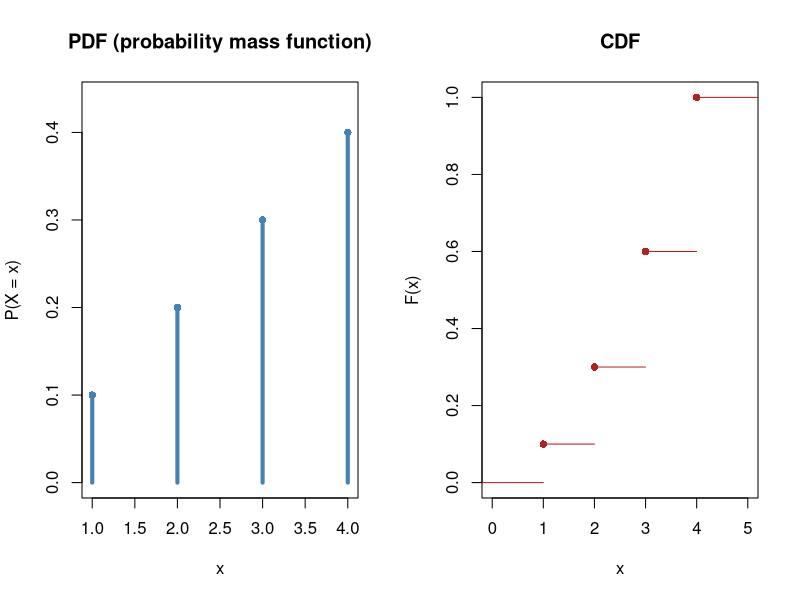
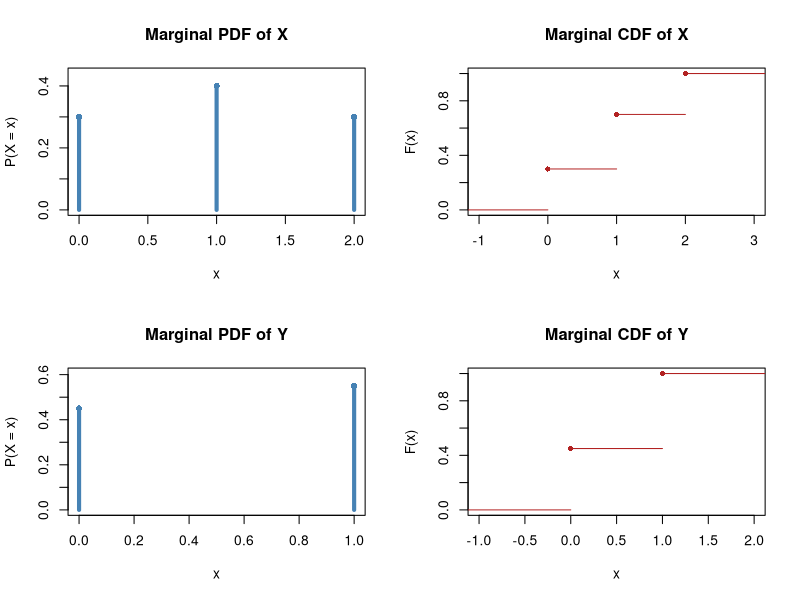
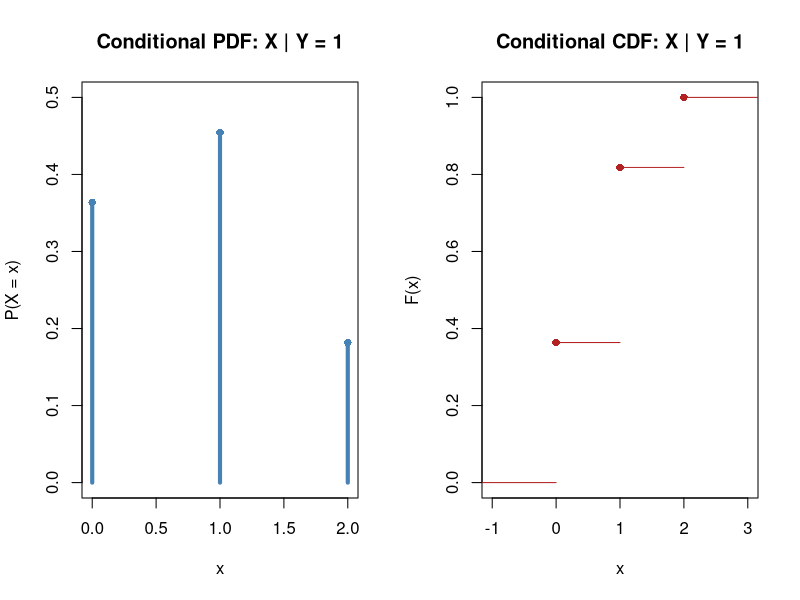

R code for these plots, in order: (Note: this script raises an error after producing the figures.)
## ---- chunk 1
knitr::opts_chunk$set(echo = TRUE, message = FALSE, warning = FALSE, fig.width = 8, fig.height = 4)
set.seed(2024)
TOL <- 1e-8
## ---- chunk 2
# Parse "0.2, 0.3 0.5" or "20%, 30%, 50%" into proportions
parse_probs <- function(txt) {
  parts <- strsplit(trimws(txt), "[,;[:space:]]+")[[1]]
  parts <- parts[parts != ""]
  is_pct <- grepl("%", parts, fixed = TRUE)
  vals <- suppressWarnings(as.numeric(sub("%", "", parts, fixed = TRUE)))
  vals[is_pct] <- vals[is_pct] / 100
  vals
}

# Returns "" if valid, otherwise a message explaining the problem
validate_vector <- function(v, lo, hi, total, n = 3) {
  if (length(v) != n || any(is.na(v))) return(sprintf("Enter exactly %d numeric values.", n))
  if (any(v < lo - TOL | v > hi + TOL)) return(sprintf("Every value must lie in [%g, %g].", lo, hi))
  if (abs(sum(v) - total) > TOL) return(sprintf("Values sum to %.6f but must sum to %g.", sum(v), total))
  ""
}

# Core calculation
defect_probability <- function(x, y) {
  joint <- x * y
  p_def <- sum(joint)
  list(p_defective = p_def, joint = joint, posterior = joint / p_def)
}
## ---- chunk 3
tests <- list(
  "x out of range (0.50, 0.30, 0.20)" = list(parse_probs("0.50, 0.30, 0.20"), 0.10, 0.40, 1),
  "x does not sum to 1 (0.2, 0.3, 0.4)" = list(parse_probs("0.2, 0.3, 0.4"), 0.10, 0.40, 1),
  "y out of range (0.06, 0.03, 0.03)"   = list(parse_probs("0.06, 0.03, 0.03"), 0.01, 0.05, 0.12),
  "y does not sum to 0.12 (1%, 2%, 3%)"  = list(parse_probs("1%, 2%, 3%"), 0.01, 0.05, 0.12),
  "valid x (25%, 35%, 40%)"             = list(parse_probs("25%, 35%, 40%"), 0.10, 0.40, 1)
)
for (nm in names(tests)) {
  t <- tests[[nm]]
  msg <- validate_vector(t[[1]], t[[2]], t[[3]], t[[4]])
  cat(sprintf("%-40s -> %s\n", nm, ifelse(msg == "", "VALID", msg)))
}
## ---- chunk 4
x <- c(0.25, 0.35, 0.40)
y <- c(0.03, 0.04, 0.05)
stopifnot(validate_vector(x, 0.10, 0.40, 1) == "", validate_vector(y, 0.01, 0.05, 0.12) == "")
res <- defect_probability(x, y)

knitr::kable(data.frame(
  Factory = paste("Factory", 1:3),
  `Proportion x` = x, `Defect rate y` = y,
  `x * y` = res$joint,
  `P(Factory | Defect)` = round(res$posterior, 4),
  check.names = FALSE
))
cat(sprintf("P(defective) = %.4f (%.2f%%)\n", res$p_defective, 100 * res$p_defective))
## ---- chunk 5
parse_nums <- function(txt) {
  parts <- strsplit(trimws(txt), "[,;[:space:]]+")[[1]]
  parts <- parts[parts != ""]
  v <- suppressWarnings(as.numeric(parts))
  if (length(parts) == 0 || any(is.na(v))) stop("Please enter numeric values only (separated by commas or spaces).")
  v
}

check_probs <- function(p, label = "Probabilities") {
  if (any(p < 0 | p > 1)) stop(sprintf("%s must all lie in [0, 1].", label))
  if (abs(sum(p) - 1) > 1e-6) stop(sprintf("%s must sum to 1 (they currently sum to %.6f).", label, sum(p)))
  invisible(TRUE)
}

make_pmf <- function(x, p, label = "Probabilities") {
  if (length(x) != length(p)) stop(sprintf("Number of values (%d) and probabilities (%d) differ.", length(x), length(p)))
  if (anyDuplicated(x)) stop("Values must be distinct.")
  check_probs(p, label)
  o <- order(x)
  list(x = x[o], p = p[o])
}

pmf_stats <- function(d) {
  m <- sum(d$x * d$p)
  v <- sum((d$x - m)^2 * d$p)
  list(mean = m, var = v, sd = sqrt(v))
}

plot_pmf <- function(d, main) {
  plot(d$x, d$p, type = "h", lwd = 4, col = "steelblue", ylim = c(0, max(d$p) * 1.1),
       xlab = "x", ylab = "P(X = x)", main = main)
  points(d$x, d$p, pch = 16, col = "steelblue")
}

plot_cdf <- function(d, main) {
  plot(stepfun(d$x, c(0, cumsum(d$p))), verticals = FALSE, pch = 16, col = "firebrick",
       xlim = range(d$x) + c(-1, 1), ylim = c(0, 1), xlab = "x", ylab = "F(x)", main = main)
}

# Joint table: one row per line (rows = X values), columns = Y values
parse_joint <- function(txt, nx, ny) {
  lines <- strsplit(trimws(txt), "\n")[[1]]
  lines <- lines[nzchar(trimws(lines))]
  rows <- lapply(lines, parse_nums)
  if (length(rows) != nx) stop(sprintf("Joint table needs %d rows; found %d.", nx, length(rows)))
  if (any(vapply(rows, length, 1L) != ny)) stop(sprintf("Every row needs %d entries.", ny))
  do.call(rbind, rows)
}

# Build the full bivariate object: joint, marginals
make_bivariate <- function(x, y, J) {
  if (anyDuplicated(x) || anyDuplicated(y)) stop("X values must be distinct, and Y values must be distinct.")
  check_probs(as.vector(J), "Joint probabilities")
  ox <- order(x); oy <- order(y)
  x <- x[ox]; y <- y[oy]; J <- J[ox, oy, drop = FALSE]
  dimnames(J) <- list(paste0("x=", x), paste0("y=", y))
  list(x = x, y = y, J = J, mx = list(x = x, p = rowSums(J)), my = list(x = y, p = colSums(J)))
}

# Conditional distribution of X | Y = v  (type "XgY")  or  Y | X = v  (type "YgX")
conditional <- function(b, type, v) {
  if (type == "XgY") {
    j <- match(v, b$y); if (is.na(j)) stop("Conditioning value not found among Y values.")
    if (b$my$p[j] == 0) stop("P(Y = y) = 0, conditional distribution undefined.")
    list(dist = list(x = b$x, p = b$J[, j] / b$my$p[j]), lab = sprintf("X | Y = %g", v))
  } else {
    i <- match(v, b$x); if (is.na(i)) stop("Conditioning value not found among X values.")
    if (b$mx$p[i] == 0) stop("P(X = x) = 0, conditional distribution undefined.")
    list(dist = list(x = b$y, p = b$J[i, ] / b$mx$p[i]), lab = sprintf("Y | X = %g", v))
  }
}
## ---- chunk 6
try_it <- function(expr) tryCatch({ force(expr); "VALID" }, error = function(e) conditionMessage(e))

cat("Probability 1.2 in list      :", try_it(make_pmf(1:3, c(1.2, -0.1, -0.1))), "\n")
cat("Probabilities sum to 0.9     :", try_it(make_pmf(1:3, c(0.3, 0.3, 0.3))), "\n")
cat("Length mismatch              :", try_it(make_pmf(1:3, c(0.5, 0.5))), "\n")
cat("Non-numeric input            :", try_it(parse_nums("1, two, 3")), "\n")
cat("Valid input                  :", try_it(make_pmf(1:4, c(0.1, 0.2, 0.3, 0.4))), "\n")
## ---- chunk 7
d <- make_pmf(parse_nums("1, 2, 3, 4"), parse_nums("0.1, 0.2, 0.3, 0.4"))
s <- pmf_stats(d)
knitr::kable(data.frame(x = d$x, `P(X=x)` = d$p, `F(x)` = cumsum(d$p), check.names = FALSE))
cat(sprintf("Mean = %.4f, Variance = %.4f, SD = %.4f\n", s$mean, s$var, s$sd))

par(mfrow = c(1, 2))
plot_pmf(d, "PDF (probability mass function)")
plot_cdf(d, "CDF")
par(mfrow = c(1, 1))
## ---- chunk 8
x <- parse_nums("0, 1, 2")
y <- parse_nums("0, 1")
J <- parse_joint("0.10, 0.20\n0.15, 0.25\n0.20, 0.10", length(x), length(y))
b <- make_bivariate(x, y, J)

cat("Joint distribution:\n"); print(b$J)
cat("\nMarginal of X:\n"); print(data.frame(x = b$mx$x, p = b$mx$p))
cat("\nMarginal of Y:\n"); print(data.frame(y = b$my$x, p = b$my$p))

sx <- pmf_stats(b$mx); sy <- pmf_stats(b$my)
cat(sprintf("\nX: mean = %.4f, variance = %.4f\nY: mean = %.4f, variance = %.4f\n",
            sx$mean, sx$var, sy$mean, sy$var))
## ---- chunk 9
par(mfrow = c(2, 2))
plot_pmf(b$mx, "Marginal PDF of X"); plot_cdf(b$mx, "Marginal CDF of X")
plot_pmf(b$my, "Marginal PDF of Y"); plot_cdf(b$my, "Marginal CDF of Y")
par(mfrow = c(1, 1))
## ---- chunk 10
cd <- conditional(b, "XgY", 1)
sc <- pmf_stats(cd$dist)
print(data.frame(x = cd$dist$x, `P(X=x|Y=1)` = cd$dist$p, check.names = FALSE))
cat(sprintf("%s: mean = %.4f, variance = %.4f\n", cd$lab, sc$mean, sc$var))

par(mfrow = c(1, 2))
plot_pmf(cd$dist, paste("Conditional PDF:", cd$lab))
plot_cdf(cd$dist, paste("Conditional CDF:", cd$lab))
par(mfrow = c(1, 1))
## ---- chunk 11
p <- params$p
N <- params$N
stopifnot(is.numeric(p), p > 0, p <= 1)          # validity check on p

one_search <- function(p) {
  k <- 1
  while (runif(1) >= p) k <- k + 1               # this site lacks the phrase: try the next
  k
}
X <- replicate(N, one_search(p))
## ---- chunk 12
pdf_sim <- table(factor(X, levels = 1:max(X))) / N
m_sim <- mean(X)
v_sim <- mean((X - m_sim)^2)

knitr::kable(data.frame(
  Statistic = c("Mean", "Variance"),
  Simulated = round(c(m_sim, v_sim), 4),
  Theory    = round(c(1 / p, (1 - p) / p^2), 4)
))

k_show <- 1:min(max(X), 12)
mids <- barplot(pdf_sim[k_show], col = "steelblue", xlab = "Number of searches X",
                ylab = "Relative frequency",
                main = sprintf("Simulated pdf of X (p = %g, N = %d)", p, N))
lines(mids, dgeom(k_show - 1, p), type = "b", pch = 19, col = "red")
legend("topright", c("Simulated", "Theoretical"), fill = c("steelblue", NA),
       border = c("black", NA), pch = c(NA, 19), col = c(NA, "red"), bty = "n")
## ---- chunk 13
n0 <- 3
Xc <- X[X > n0]
Yc <- Xc - n0                                     # further searches still needed
m_c <- mean(Yc)
v_c <- mean((Yc - m_c)^2)

cat(sprintf("Runs with X > %d: %d of %d\n", n0, length(Xc), N))
knitr::kable(data.frame(
  Distribution = c("Complete set (X)", "Conditional (X - 3 | X > 3)"),
  Mean = round(c(m_sim, m_c), 4),
  Variance = round(c(v_sim, v_c), 4)
))

pdf_c <- table(factor(Yc, levels = 1:max(X))) / length(Yc)
cmp <- rbind(`Complete X` = as.numeric(pdf_sim[k_show]), `X-3 | X>3` = as.numeric(pdf_c[k_show]))
colnames(cmp) <- k_show
barplot(cmp, beside = TRUE, col = c("steelblue", "orange"), xlab = "Number of searches",
        ylab = "Relative frequency", main = "Complete vs conditional distribution",
        legend.text = TRUE, args.legend = list(x = "topright", bty = "n"))
## ---- chunk 14
res <- data.frame(
  Quantity  = c("(a) P(X=4 | X>3)", "    P(X=1)", "(b) P(X=5 | X>3)", "    P(X=2)"),
  Simulated = round(c(mean(X[X > 3] == 4), mean(X == 1), mean(X[X > 3] == 5), mean(X == 2)), 4),
  Theory    = round(c(dgeom(0, p), dgeom(0, p), dgeom(1, p), dgeom(1, p)), 4)
)
knitr::kable(res)
